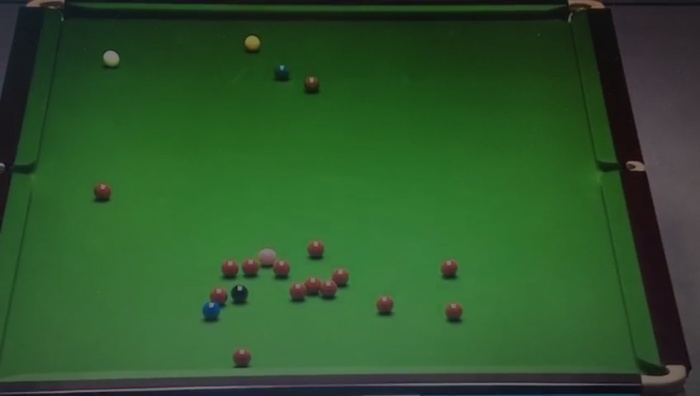
#> input picture axel/223.jpg, 700 x 396 px, given in place of the camera
$ python snookerBallTracker.py
#> lines starting #> are read from the running program, lines starting #| are printed output that depends on the picture; after the words box and inside, x2 and y2 are one past the last pixel; in counts of white or black regions, pixels touching at a corner belong together; long printed decimals are rounded
# Adrian Rosebrock's ball tracking code variant
# https://www.pyimagesearch.com/2015/09/14/ball-tracking-with-opencv/


# import packages

import argparse
import time
from collections import deque
import time
import cv2
import numpy as np

import imutils
from imutils.video import VideoStream

# construct the argument parse and parse the arguments

ap = argparse.ArgumentParser()
ap.add_argument("-v", "--video", help="path to the (optional) video file")
ap.add_argument("-b", "--buffer", type=int, default=64, help="max buffer size")
args = vars(ap.parse_args())

# define color boundaries in 2x hsv
redLower_1 = np.array([170, 70, 50])
redUpper_1 = np.array([180, 255, 255])

redLower_2 = np.array([0, 70, 50])
redUpper_2 = np.array([10, 255, 255])

# [5 lines of commented-out code are left out]

pts = deque(maxlen=args["buffer"])

# if not given a video, use webcam
if not args.get("video", False):
	vs = VideoStream(src=0).start()

# video given
else:
	vs = cv2.VideoCapture(args["video"])

time.sleep(2.0)

while True:
# current frame
	frame = vs.read()
#> frame is the input picture: shape (396, 700, 3); mean B, G, R 42.8, 84.6, 44.8

# either Video-frame or Cam-frame
	frame = frame[1] if args.get("video", False) else frame

	# if no frames left, end
	if frame is None:
		break
	# resize, blur, convert
	frame = imutils.resize(frame, width=1280)
#> frame: shape (724, 1280, 3)
	blurred = cv2.GaussianBlur(frame, (11,11),0)
	hsv = cv2.cvtColor(blurred, cv2.COLOR_BGR2HSV)
#> hsv: shape (724, 1280, 3); mean H, S, V 70.6, 128.3, 86.2
	# create masks for color "red" 1 + 2
	mask1 = cv2.inRange(hsv, redLower_1, redUpper_1)
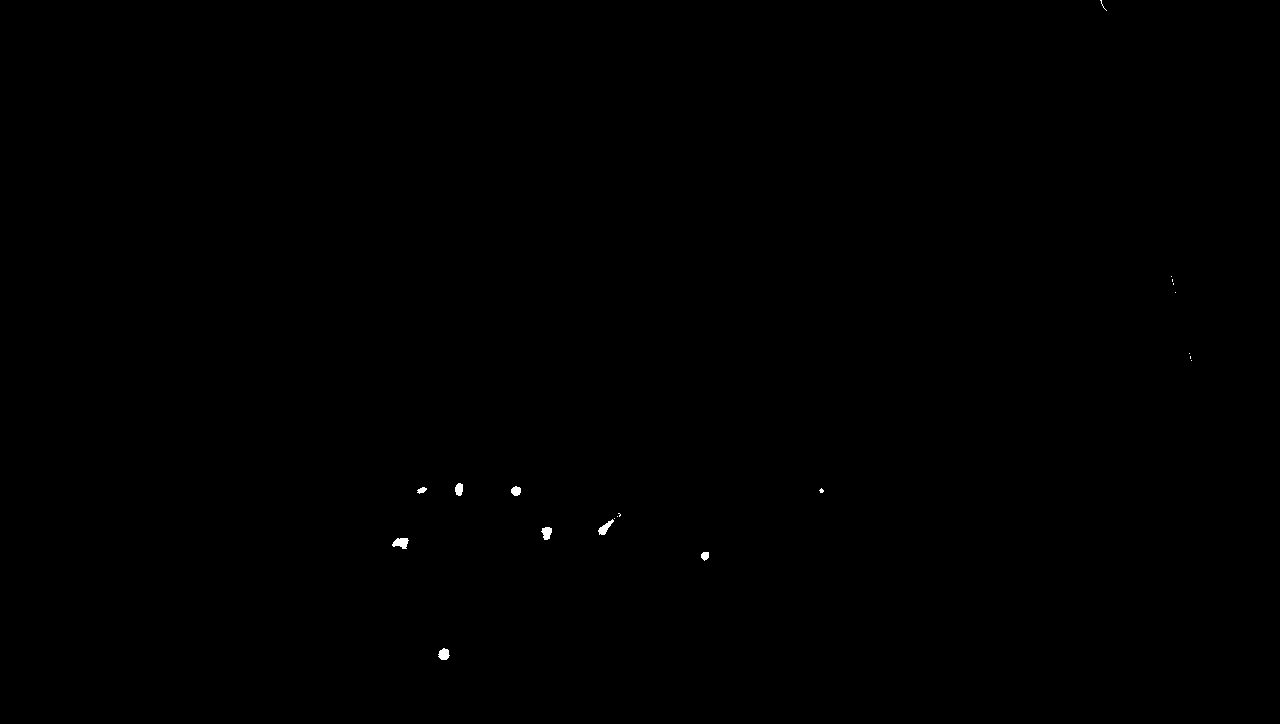
#> mask1: shape (724, 1280); 0.08% white; 20 white regions (12 under 20 px), largest, box (x1, y1, x2, y2) and area: (392, 538, 409, 549) 128, (598, 519, 614, 535) 107, (438, 648, 450, 660) 104
	mask1 = cv2.erode(mask1, None, iterations=2)
#> mask1: shape (724, 1280); 0.01% white; 7 white regions (4 under 20 px), largest, box (x1, y1, x2, y2) and area: (396, 540, 406, 545) 32, (441, 651, 447, 658) 31, (544, 529, 550, 537) 23
	mask1 = cv2.dilate(mask1, None, iterations=2)
#> mask1: shape (724, 1280); 0.06% white; 7 white regions, largest, box (x1, y1, x2, y2) and area: (394, 538, 408, 547) 108, (439, 649, 449, 660) 99, (542, 527, 552, 539) 95

	mask2 = cv2.inRange(hsv, redLower_2, redUpper_2)
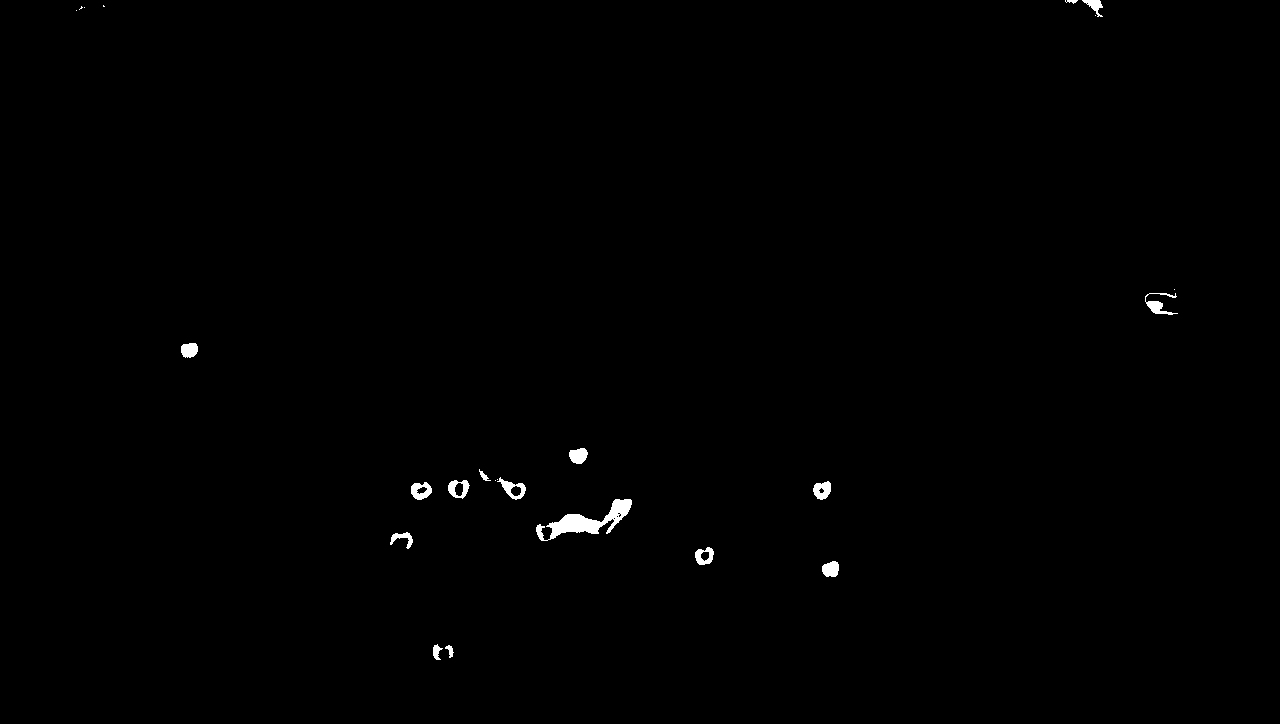
#> mask2: shape (724, 1280); 0.43% white; 24 white regions (8 under 20 px), largest, box (x1, y1, x2, y2) and area: (536, 499, 632, 541) 1357, (1145, 293, 1178, 315) 255, (497, 477, 526, 500) 251
	mask2 = cv2.erode(mask2, None, iterations=2)
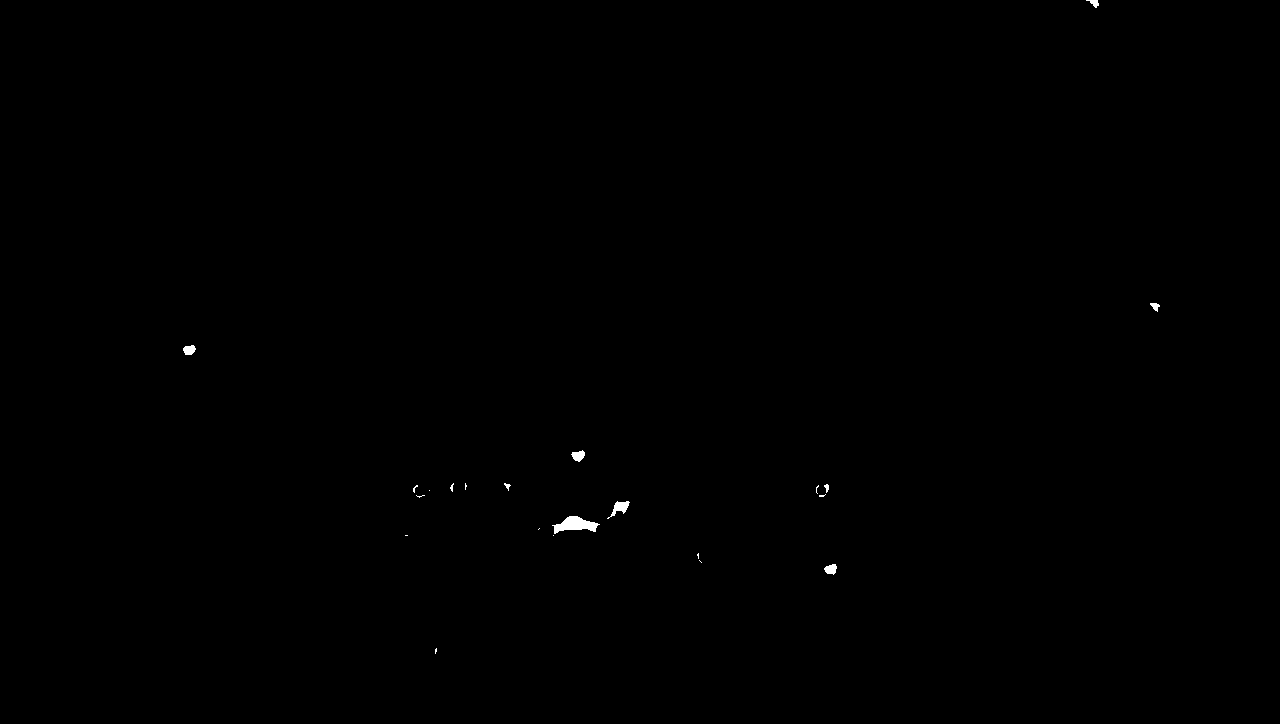
#> mask2: shape (724, 1280); 0.13% white; 22 white regions (13 under 20 px), largest, box (x1, y1, x2, y2) and area: (552, 516, 600, 534) 459, (607, 501, 630, 519) 161, (571, 450, 585, 462) 108
	mask2 = cv2.dilate(mask2, None, iterations=2)
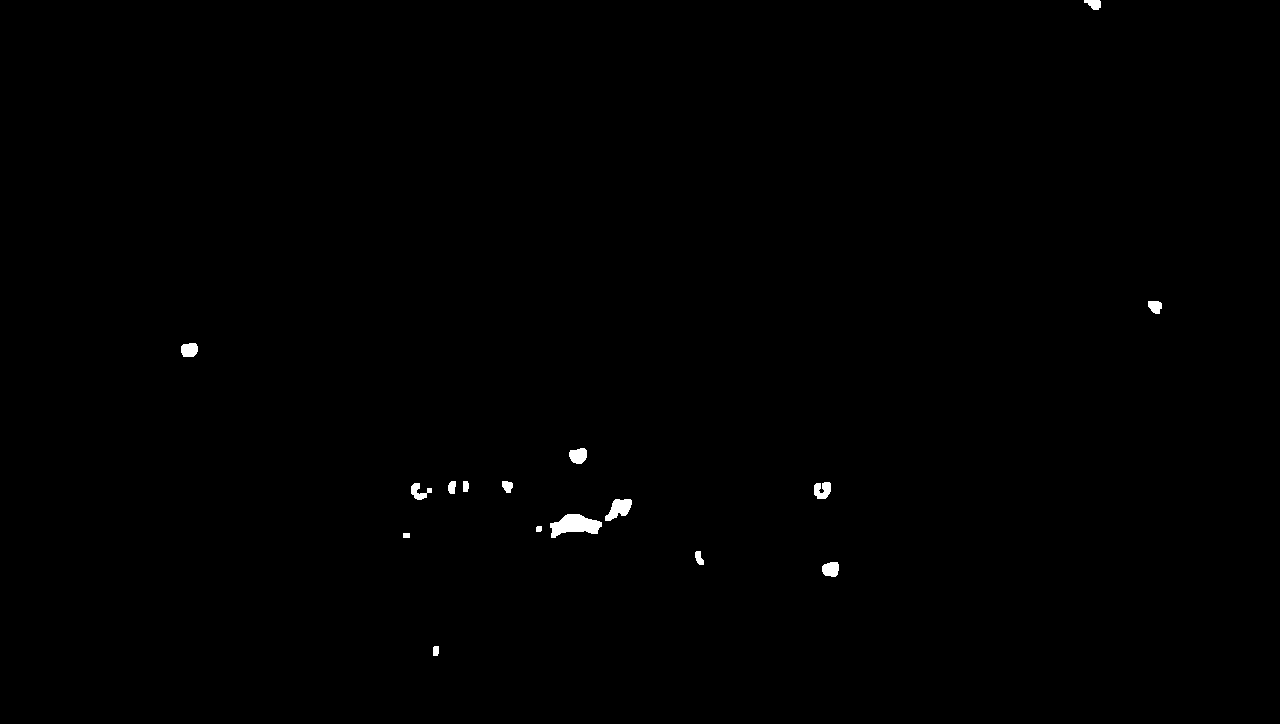
#> mask2: shape (724, 1280); 0.31% white; 16 white regions, largest, box (x1, y1, x2, y2) and area: (550, 514, 602, 538) 764, (605, 499, 632, 521) 357, (569, 448, 587, 464) 228

	mask = mask1 | mask2
#> mask: shape (724, 1280); 0.37% white; 14 white regions


	#Säätämällä valittuja punaisen sävyjä ja objektien kokoa luultavasti pystymme valitsemaan pelkästään pallot
	#Ja jos rajaamme kuvan pelkästään pelipöytään niin se helpottaa tunnistusta
	#

	# find contours in the mask and initialize the current (x, y) center of ball
	cnts = cv2.findContours(mask.copy(), cv2.RETR_EXTERNAL, cv2.CHAIN_APPROX_SIMPLE)
#> cnts = 14 contours; largest, box (x1, y1, x2, y2) and area: (536, 514, 608, 539) 871, (605, 499, 632, 521) 318, (569, 448, 587, 464) 202, (448, 481, 469, 495) 192, (814, 482, 831, 499) 188
	cnts = imutils.grab_contours(cnts)
	center = None

	# only proceed if at least one contour was found
	if len(cnts) > 0:
		for c in cnts:
			# find largest cnt in mask, use it to compute the min enclosing circle and centroid
			#c = max(cnts, key=cv2.contourArea)
			((x, y), radius) = cv2.minEnclosingCircle(c)
			M = cv2.moments(c)
			center = (int(M["m10"] // M["m00"]), int(M["m01"] // M["m00"]))

			# only proceed if the radius meets a minimum size
			if radius > 10:
				# draw the circle and centroid on the frame, the update the list of tracked points
				cv2.circle(frame, (int(x), int(y)), int(radius), (0, 255, 255), 2)
				cv2.circle(frame, center, 5, (0, 0, 255), -1)
				#Printtaa punaisen alueen keskipisteen koordinaatit
				print(x, y)
#> this loop made 14 passes
#> (x, y, radius, center) on passes 1 to 12: (440.5, 652, 9.01, (440, 652)), (830.5, 568.2, 8.97, (830, 568)), (701.5, 556.5, 7.91, (700, 556)), (401.5, 539, 9.6, (402, 540)), (571.5, 528, 35.63, (572, 525)), (618, 510, 16.4, (618, 508)), (420.9, 489.5, 10.45, (418, 491)), (822.8, 489.8, 10, (822, 489)), (510.5, 487.5, 10.7, (510, 487)), (458, 486.5, 10.59, (457, 487)), (577.9, 454.3, 9.2, (577, 455)), (189.1, 349.6, 8.86, (188, 349))
#| 571.5 528.0
#| 618.0 510.0
#| 420.850 489.5
#| 822.765 489.824
#| 510.5 487.5
#| 458.0 486.5
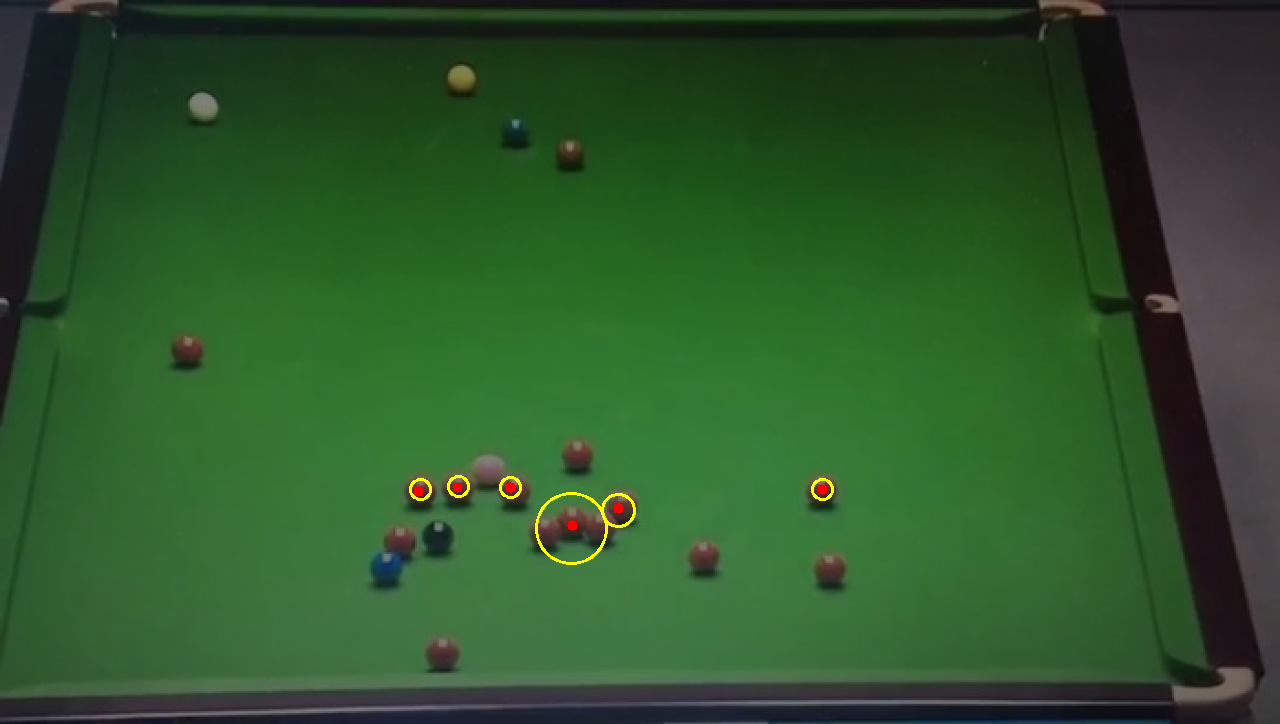
#> frame: shape (724, 1280, 3); mean B, G, R 42.6, 84.9, 45.2

	# [13 lines of commented-out code are left out]
	cv2.imshow("SnookerBall Tracking Frame", frame)
	key = cv2.waitKey(1) & 0xFF
#> (key q is pressed here)
	if key == ord("q"):
		break
	time.sleep(0.02)

if not args.get("video", False):
	vs.stop()

else:
	vs.release()

cv2.destroyAllWindows()
